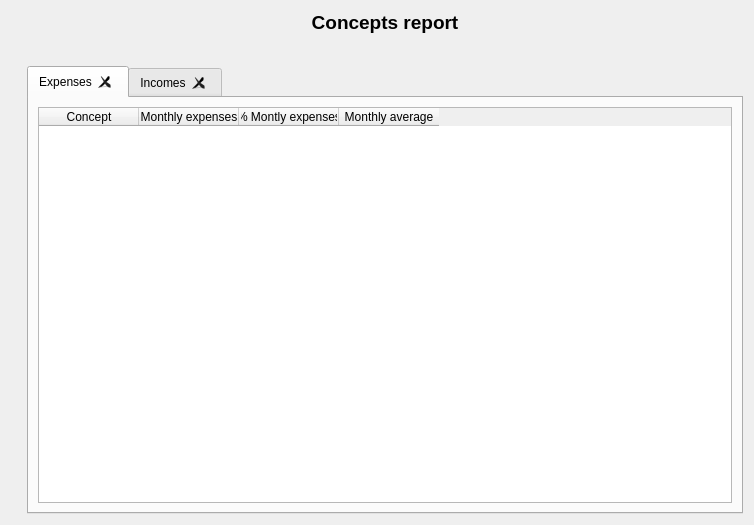
<?xml version="1.0" encoding="UTF-8"?>
<ui version="4.0">
 <class>wdgConcepts</class>
 <widget class="QWidget" name="wdgConcepts">
  <property name="geometry">
   <rect>
    <x>0</x>
    <y>0</y>
    <width>754</width>
    <height>525</height>
   </rect>
  </property>
  <property name="windowIcon">
   <iconset resource="../images/xulpymoney.qrc">
    <normaloff>:/xulpymoney/books.png</normaloff>:/xulpymoney/books.png</iconset>
  </property>
  <layout class="QHBoxLayout" name="horizontalLayout_4">
   <item>
    <widget class="QLabel" name="lblTotal">
     <property name="font">
      <font>
       <pointsize>12</pointsize>
       <weight>75</weight>
       <bold>true</bold>
      </font>
     </property>
     <property name="text">
      <string/>
     </property>
     <property name="alignment">
      <set>Qt::AlignCenter</set>
     </property>
    </widget>
   </item>
   <item>
    <layout class="QVBoxLayout" name="verticalLayout">
     <item>
      <widget class="QLabel" name="lbl">
       <property name="font">
        <font>
         <pointsize>14</pointsize>
         <weight>75</weight>
         <bold>true</bold>
        </font>
       </property>
       <property name="text">
        <string>Concepts report</string>
       </property>
       <property name="alignment">
        <set>Qt::AlignCenter</set>
       </property>
      </widget>
     </item>
     <item>
      <layout class="QHBoxLayout" name="horizontalLayout_3">
       <item>
        <spacer name="horizontalSpacer_2">
         <property name="orientation">
          <enum>Qt::Horizontal</enum>
         </property>
         <property name="sizeHint" stdset="0">
          <size>
           <width>40</width>
           <height>20</height>
          </size>
         </property>
        </spacer>
       </item>
       <item>
        <widget class="wdgYearMonth" name="wdgYM" native="true"/>
       </item>
       <item>
        <spacer name="horizontalSpacer">
         <property name="orientation">
          <enum>Qt::Horizontal</enum>
         </property>
         <property name="sizeHint" stdset="0">
          <size>
           <width>40</width>
           <height>20</height>
          </size>
         </property>
        </spacer>
       </item>
      </layout>
     </item>
     <item>
      <widget class="QTabWidget" name="tab">
       <property name="contextMenuPolicy">
        <enum>Qt::CustomContextMenu</enum>
       </property>
       <property name="currentIndex">
        <number>0</number>
       </property>
       <property name="tabsClosable">
        <bool>true</bool>
       </property>
       <widget class="QWidget" name="tabExpenses">
        <attribute name="title">
         <string>Expenses</string>
        </attribute>
        <layout class="QVBoxLayout" name="verticalLayout_3">
         <item>
          <layout class="QHBoxLayout" name="layExpenses">
           <item>
            <widget class="myQTableWidget" name="tblExpenses">
             <property name="contextMenuPolicy">
              <enum>Qt::CustomContextMenu</enum>
             </property>
             <property name="editTriggers">
              <set>QAbstractItemView::NoEditTriggers</set>
             </property>
             <property name="alternatingRowColors">
              <bool>true</bool>
             </property>
             <property name="selectionMode">
              <enum>QAbstractItemView::SingleSelection</enum>
             </property>
             <property name="selectionBehavior">
              <enum>QAbstractItemView::SelectRows</enum>
             </property>
             <property name="sortingEnabled">
              <bool>false</bool>
             </property>
             <attribute name="verticalHeaderVisible">
              <bool>false</bool>
             </attribute>
             <attribute name="verticalHeaderCascadingSectionResizes">
              <bool>false</bool>
             </attribute>
             <column>
              <property name="text">
               <string>Concept</string>
              </property>
             </column>
             <column>
              <property name="text">
               <string>Monthly expenses</string>
              </property>
             </column>
             <column>
              <property name="text">
               <string>% Montly expenses</string>
              </property>
             </column>
             <column>
              <property name="text">
               <string>Monthly average</string>
              </property>
             </column>
            </widget>
           </item>
          </layout>
         </item>
        </layout>
       </widget>
       <widget class="QWidget" name="tabIncomes">
        <attribute name="title">
         <string>Incomes</string>
        </attribute>
        <layout class="QVBoxLayout" name="verticalLayout_2">
         <item>
          <layout class="QHBoxLayout" name="layIncomes">
           <item>
            <widget class="myQTableWidget" name="tblIncomes">
             <property name="contextMenuPolicy">
              <enum>Qt::CustomContextMenu</enum>
             </property>
             <property name="editTriggers">
              <set>QAbstractItemView::NoEditTriggers</set>
             </property>
             <property name="alternatingRowColors">
              <bool>true</bool>
             </property>
             <property name="selectionMode">
              <enum>QAbstractItemView::SingleSelection</enum>
             </property>
             <property name="selectionBehavior">
              <enum>QAbstractItemView::SelectRows</enum>
             </property>
             <property name="sortingEnabled">
              <bool>false</bool>
             </property>
             <attribute name="verticalHeaderVisible">
              <bool>false</bool>
             </attribute>
             <attribute name="verticalHeaderCascadingSectionResizes">
              <bool>false</bool>
             </attribute>
             <column>
              <property name="text">
               <string>Concept</string>
              </property>
             </column>
             <column>
              <property name="text">
               <string>Monthly expenses</string>
              </property>
             </column>
             <column>
              <property name="text">
               <string>% Montly expenses</string>
              </property>
             </column>
             <column>
              <property name="text">
               <string>Monthly average</string>
              </property>
             </column>
            </widget>
           </item>
          </layout>
         </item>
        </layout>
       </widget>
      </widget>
     </item>
    </layout>
   </item>
  </layout>
  <action name="actionHistoricalReport">
   <property name="icon">
    <iconset resource="../images/xulpymoney.qrc">
     <normaloff>:/xulpymoney/history.png</normaloff>:/xulpymoney/history.png</iconset>
   </property>
   <property name="text">
    <string>Historical report</string>
   </property>
   <property name="toolTip">
    <string>Historical report</string>
   </property>
  </action>
 </widget>
 <customwidgets>
  <customwidget>
   <class>myQTableWidget</class>
   <extends>QTableWidget</extends>
   <header location="global">myqtablewidget</header>
  </customwidget>
  <customwidget>
   <class>wdgYearMonth</class>
   <extends>QWidget</extends>
   <header location="global">wdgYearMonth</header>
   <container>1</container>
  </customwidget>
 </customwidgets>
 <resources>
  <include location="../images/xulpymoney.qrc"/>
 </resources>
 <connections/>
</ui>
